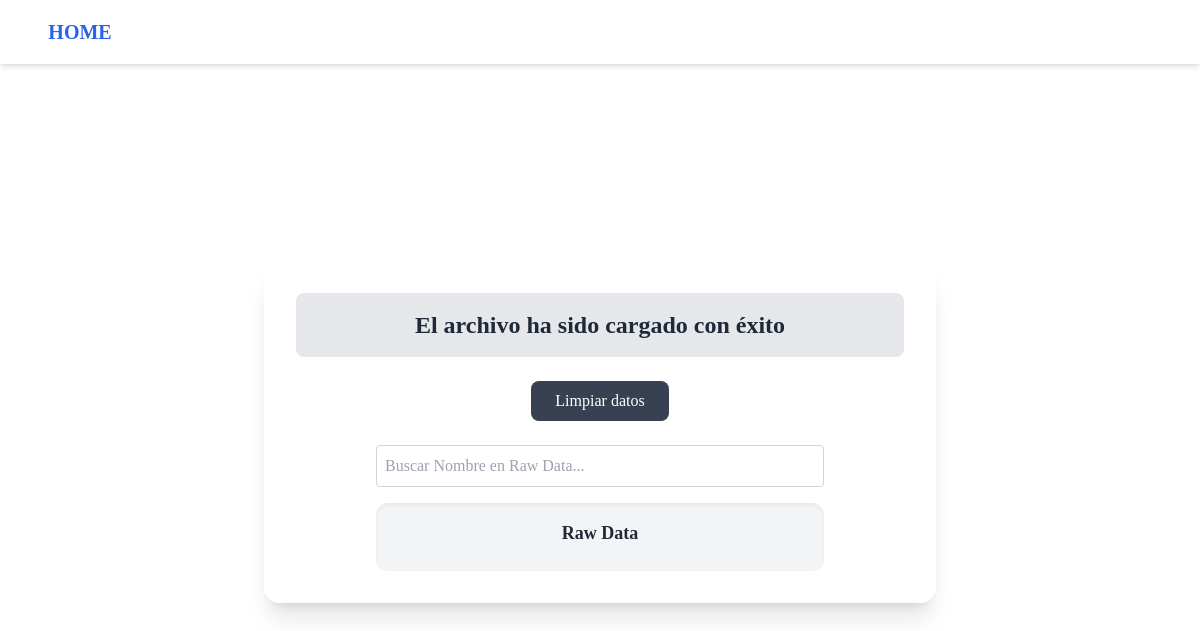
The app's page /success_date/, older data.
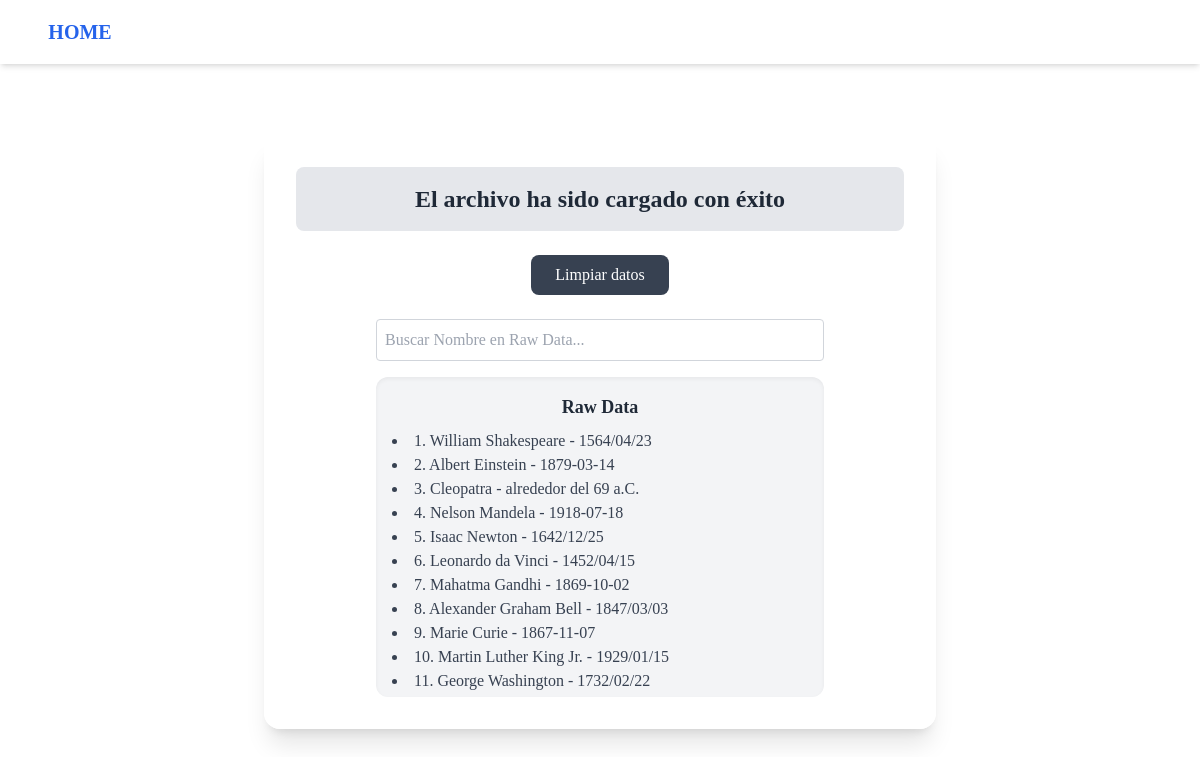
The same page, newer data.
### core/models.py (models this page shows)
class fnac_famosos(models.Model):
    raw_fnac=models.TextField()

### core/views.py (the view)
# urls.py: path('success_date/',views.success_date, name='success_date'),
def success_date(request):
        rawdata=fnac_famosos.objects.all()
        return render(request, 'core/success_date.html',{'rawdata':rawdata})

### core/templates/core/success_date.html (shortened to what this page needs)
{% extends "core/base.html" %}
{% block content %}
<div class="bg-gray-200 p-4 rounded-lg mb-6">
    <h1 class="text-2xl font-bold text-gray-800 text-center">El archivo ha sido cargado con éxito</h1>
</div>
<div class="text-center mb-6">
    <a href="{% url 'clean_data_date' %}"
       class="inline-block bg-gray-700 text-white py-2 px-6 rounded-lg hover:bg-gray-800 transition">
       Limpiar datos
    </a>
</div>
<input
    id="searchInput"
    type="text"
    placeholder="Buscar Nombre en Raw Data..."
    class="mb-4 p-2 rounded border border-gray-300 w-full max-w-md mx-auto block focus:outline-none focus:ring focus:border-gray-500"
/>
<div id="dataContainer" class="bg-gray-100 p-4 rounded-xl shadow-inner text-left max-h-80 overflow-y-auto mx-auto max-w-md">
    <h2 class="text-lg font-semibold text-gray-800 mb-2 text-center">Raw Data</h2>
    <ul id="dataList" class="classic-font text-gray-700 text-base list-disc list-inside">
        {% for data in rawdata %}
        <li class="data-item">{{ data.raw_fnac }}</li>
        {% endfor %}
    </ul>
</div>
{% endblock content %}

Row changes from the older to the newer data that the page shows:
added fnac_famosos: raw_fnac "1. William Shakespeare - 1564/04/23"
added fnac_famosos: raw_fnac "2. Albert Einstein - 1879-03-14"
added fnac_famosos: raw_fnac "3. Cleopatra - alrededor del 69 a.C."
added fnac_famosos: raw_fnac "4. Nelson Mandela - 1918-07-18"
added fnac_famosos: raw_fnac "5. Isaac Newton - 1642/12/25"
added fnac_famosos: raw_fnac "6. Leonardo da Vinci - 1452/04/15"
added fnac_famosos: raw_fnac "7. Mahatma Gandhi - 1869-10-02"
added fnac_famosos: raw_fnac "8. Alexander Graham Bell - 1847/03/03"
added fnac_famosos: raw_fnac "9. Marie Curie - 1867-11-07"
added fnac_famosos: raw_fnac "10. Martin Luther King Jr. - 1929/01/15"
added fnac_famosos: raw_fnac "11. George Washington - 1732/02/22"
